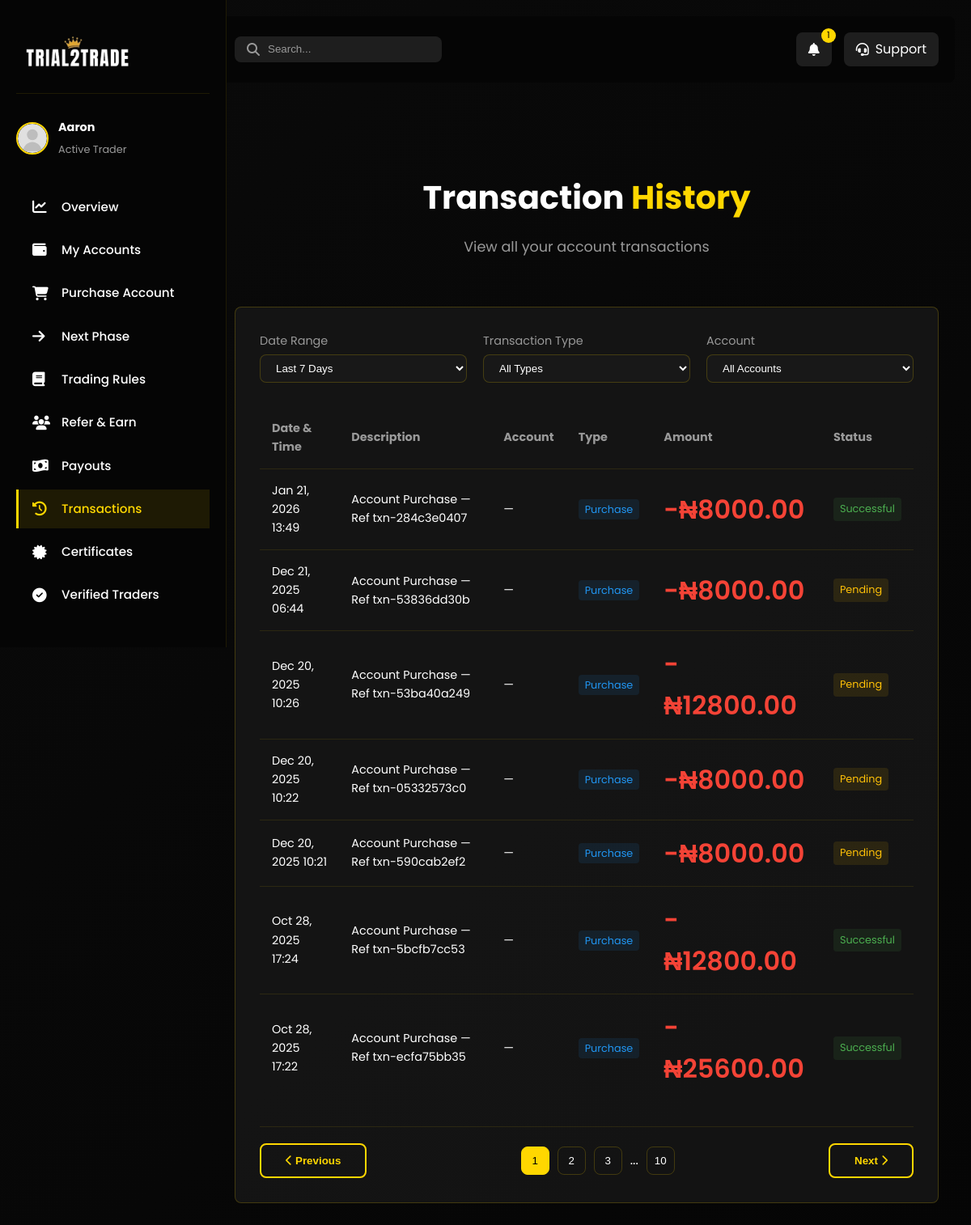
Screenshot of /dashboard-transactions/ (signed in) with the database file from the repository.
### main/models.py (models this page shows, shortened)
class CustomUser(AbstractUser):
    first_name = models.CharField(max_length=20)
    last_name = models.CharField(max_length=20)
    username = models.CharField(max_length=20, unique=True)
    email = models.EmailField(unique=True)
    phone_number = models.CharField(max_length=15, null=True, unique=True)
    email_verification_code = models.CharField(max_length=6, blank=True, null=True)
    email_verification_expires = models.DateTimeField(blank=True, null=True)
    verification_code = models.CharField(max_length=6, null=True, blank=True)
    verification_code_expires = models.DateTimeField(null=True, blank=True)
    password_reset_code = models.CharField(max_length=6, blank=True, null=True)
    password_reset_expires = models.DateTimeField(blank=True, null=True)
    referral_code = models.CharField(max_length=20, unique=True, blank=True, null=True)
    referred_by = models.ForeignKey('self', on_delete=models.SET_NULL, null=True, blank=True, related_name='referrals')
    USERNAME_FIELD = 'email'
    REQUIRED_FIELDS = ['username']
    class Meta:
        verbose_name = 'User'
        verbose_name_plural = 'Users'

class Purchase(models.Model):
    PAYMENT_STATUS_CHOICES = (
        ('pending', 'Pending'),
        ('successful', 'Successful'),
        ('failed', 'Failed'),
    )
    user = models.ForeignKey(CustomUser, on_delete=models.CASCADE, related_name='purchases')
    amount = models.DecimalField(max_digits=10, decimal_places=2)
    tx_ref = models.CharField(max_length=200, unique=True)
    verified = models.BooleanField(default=False)
    created_at = models.DateTimeField(auto_now_add=True)
    payment_status = models.CharField(max_length=20, choices=PAYMENT_STATUS_CHOICES, default='pending')
    flutterwave_reference = models.CharField(max_length=200, blank=True, null=True)
    account = models.OneToOneField(MT5Account, on_delete=models.SET_NULL, null=True, blank=True, related_name='purchase')

### main/views.py (the view)
# urls.py: path('dashboard-transactions/', views.dashboard_transactions, name='dashboard_transactions'),
@login_required(login_url='/login_user')
def dashboard_transactions(request):
    purchases = Purchase.objects.filter(user=request.user).order_by('-created_at')
    return render(request, 'main/dashboard-transactions.html', {'purchases': purchases, 'global_alert': get_active_global_alert()})

### main/context_processors.py (called while the page is built)
def active_discount_code(request):
    active_code = DiscountCode.objects.filter(is_active=True).order_by('-created_at').first()
    return {'active_discount_code': active_code}

def announcement_count(request):
    count = Announcement.objects.filter(is_published=True).count()
    return {'announcement_count': count}

### main/views.py (called while the page is built)
def get_active_global_alert():
    try:
        from .models import GlobalAlert
        return GlobalAlert.objects.filter(is_active=True).order_by('-created_at').first()
    except Exception:
        return None

### main/templates/main/dashboard-transactions.html (shortened to what this page needs)
{% load static %}
<!DOCTYPE html>
<html lang="en">
<head>
    <link rel="stylesheet" href="{% static 'css/style.css' %}">
    <link rel="stylesheet" href="{% static 'css/dashboard.css' %}">
    <link rel="stylesheet" href="{% static 'css/dashboard-nav.css' %}">
    <link rel="stylesheet" href="https://cdnjs.cloudflare.com/ajax/libs/font-awesome/6.4.0/css/all.min.css">
    <link rel="stylesheet" href="{% static 'css/mobile-nav.css' %}">
</head>
<body>
    <nav class="dashboard-nav">
        <div class="nav-logo">
            <img src="{% static 'images/logob.png' %}" alt="Trial2Trade Logo" style="width: 130px; height: 75px;">
        </div>
            <div class="user-info">
                <img src="{% static 'images/avatar-placeholder.svg' %}" alt="User Avatar" class="avatar">
                <div class="user-details">
                    <h4 class="user-name">{{ request.user.first_name|default:request.user.username }}</h4>
                    <span class="user-status">Active Trader</span>
                </div>
            </div>
        <div class="nav-menu">
            <a href="{% url 'index' %}" class="nav-item">
                <i class="fas fa-chart-line"></i>
                <span>Overview</span>
            </a>
            <a href="{% url 'dashboard_accounts' %}" class="nav-item">
                <i class="fas fa-wallet"></i>
                <span>My Accounts</span>
            </a>
            <a href="{% url 'dashboard_purchase' %}" class="nav-item">
                <i class="fas fa-shopping-cart"></i>
                <span>Purchase Account</span>
            </a>
            <a href="{% url 'dashboard_next_phase' %}" class="nav-item">
                <i class="fas fa-arrow-right"></i>
                <span>Next Phase</span>
            </a>
            <a href="{% url 'dashboard_rules' %}" class="nav-item">
                <i class="fas fa-book"></i>
                <span>Trading Rules</span>
            </a>
            <a href="{% url 'dashboard_referral' %}" class="nav-item">
                <i class="fas fa-users"></i>
                <span>Refer & Earn</span>
            </a>
            <a href="{% url 'dashboard_payouts' %}" class="nav-item">
                <i class="fas fa-money-bill-wave"></i>
                <span>Payouts</span>
            </a>
            <a href="{% url 'dashboard_transactions' %}" class="nav-item active">
                <i class="fas fa-history"></i>
                <span>Transactions</span>
            </a>
            <a href="{% url 'dashboard_certificates' %}" class="nav-item">
                <i class="fas fa-certificate"></i>
                <span>Certificates</span>
            </a>
            <a href="{% url 'dashboard_verified_traders' %}" class="nav-item">
                <i class="fas fa-check-circle"></i>
                <span>Verified Traders</span>
            </a>
            <a href="{% url 'logout_user' %}" class="logout-btn">
                <span>Logout</span>
            </a>
        </div>
    </nav>
    <main class="dashboard-content">
        <header class="dashboard-header">
            <div class="header-search">
                <i class="fas fa-search"></i>
                <input type="text" placeholder="Search...">
            </div>
            <div class="header-actions">
                <a href="{% url 'dashboard_announcements' %}" class="notification-btn" style="text-decoration: none;">
                    <i class="fas fa-bell"></i>
                    {% if announcement_count > 0 %}
                    <span class="notification-badge">{{ announcement_count }}</span>
                    {% endif %}
                </a>
                <a href="mailto:info@trial2trade.com" class="support-btn">
                    <i class="fas fa-headset"></i>
                    <span>Support</span>
                </a>
            </div>
        </header>
        <section class="dashboard-section active">
            <div class="section-header">
                <h2>Transaction <span class="highlight">History</span></h2>
                <p>View all your account transactions</p>
            </div>
            <div class="transactions-container">
                <div class="transactions-filters">
                    <div class="filter-group">
                        <label>Date Range</label>
                        <select>
                            <option>Last 7 Days</option>
                        </select>
                    </div>
                    <div class="filter-group">
                        <label>Transaction Type</label>
                        <select>
                            <option>All Types</option>
                        </select>
                    </div>
                    <div class="filter-group">
                        <label>Account</label>
                        <select>
                            <option>All Accounts</option>
                        </select>
                    </div>
                </div>
                <div class="transactions-table">
                    <table>
                        <thead>
                            <tr>
                                <th>Date & Time</th>
                                <th>Description</th>
                                <th>Account</th>
                                <th>Type</th>
                                <th>Amount</th>
                                <th>Status</th>
                            </tr>
                        </thead>
                        <tbody>
                            {% if purchases %}
                            {% for p in purchases %}
                            <tr>
                                <td>{{ p.created_at|date:"M d, Y H:i" }}</td>
                                <td>Account Purchase{% if p.tx_ref %} — Ref {{ p.tx_ref }}{% endif %}</td>
                                <td>
                                    {% if p.account %}
                                        {{ p.account.login }} ({{ p.account.account_size }})
                                    {% else %}
                                        —
                                    {% endif %}
                                </td>
                                <td><span class="transaction-type purchase">Purchase</span></td>
                                <td class="amount negative">-₦{{ p.amount|floatformat:2 }}</td>
                                <td>
                                    <span class="status {% if p.payment_status == 'successful' %}completed{% elif p.payment_status == 'pending' %}pending{% elif p.payment_status == 'failed' %}danger{% else %}pending{% endif %}">{{ p.payment_status|title }}</span>
                                </td>
                            </tr>
                            {% endfor %}
                            {% else %}
                            <tr>
                                <td colspan="6" style="text-align:center;">No transactions yet.</td>
                            </tr>
                            {% endif %}
                        </tbody>
                    </table>
                </div>
                <div class="transactions-pagination">
                    <button class="btn secondary-btn"><i class="fas fa-chevron-left"></i> Previous</button>
                    <div class="page-numbers">
                        <button class="active">1</button>
                        <button>2</button>
                        <button>3</button>
                        <span>...</span>
                        <button>10</button>
                    </div>
                    <button class="btn secondary-btn">Next <i class="fas fa-chevron-right"></i></button>
                </div>
            </div>
        </section>
    </main>
</body>
</html>

### main/static/css/style.css (style rules this page uses)
:root { --primary-color: #FFD700; --primary-light: #FFEB99; --primary-dark: #D4AF37; --secondary-color: #000000; --secondary-light: #333333; --secondary-dark: #000000; --text-light: #FFFFFF; --text-dark: #000000; --text-muted: #999999; --background-dark: #0A0A0A; --background-darker: #050505; --background-light: #1A1A1A; --background-gradient: linear-gradient(135deg, var(--background-dark) 0%, var(--background-darker) 100%); --card-bg: rgba(26, 26, 26, 0.7); --card-border: 1px solid rgba(255, 215, 0, 0.2); --card-shadow: 0 8px 32px rgba(0, 0, 0, 0.5); --success: #4CAF50; --warning: #FFC107; --danger: #F44336; --info: #2196F3; --border-radius-sm: 4px; --border-radius: 8px; --border-radius-lg: 16px; --transition-fast: 0.2s ease; --transition-normal: 0.3s ease; --transition-slow: 0.5s ease; --glow-effect: 0 0 10px rgba(255, 215, 0, 0.5), 0 0 20px rgba(255, 215, 0, 0.3); }
* { margin: 0; padding: 0; box-sizing: border-box; }
html { scroll-behavior: smooth; }
body { font-family: 'Poppins', sans-serif; background: var(--background-gradient); color: var(--text-light); line-height: 1.6; overflow-x: hidden; }
a { text-decoration: none; color: var(--text-light); transition: var(--transition-fast); }
img { max-width: 100%; height: auto; }
section { padding: 80px 20px; position: relative; }
.section-header { text-align: center; margin-bottom: 60px; }
.section-header h2 { font-size: 2.5rem; font-weight: 700; margin-bottom: 15px; position: relative; display: inline-block; }
.section-header p { font-size: 1.1rem; color: var(--text-muted); max-width: 700px; margin: 0 auto; }
.highlight { color: var(--primary-color); position: relative; }
.highlight::after { content: ''; position: absolute; bottom: -5px; left: 0; width: 100%; height: 2px; background: var(--primary-color); transform: scaleX(0); transform-origin: right; transition: transform 0.5s ease; }
.btn { display: inline-block; padding: 12px 30px; border-radius: var(--border-radius); font-weight: 600; text-align: center; cursor: pointer; transition: var(--transition-normal); border: none; outline: none; position: relative; overflow: hidden; z-index: 1; }
.btn::before { content: ''; position: absolute; top: 0; left: -100%; width: 100%; height: 100%; background: rgba(255, 255, 255, 0.1); transition: var(--transition-normal); z-index: -1; }
.secondary-btn { background: transparent; color: var(--primary-color); border: 2px solid var(--primary-color); }
.nav-item { font-weight: 500; position: relative; padding: 5px 0; }
.nav-item::after { content: ''; position: absolute; bottom: 0; left: 0; width: 100%; height: 2px; background: var(--primary-color); transform: scaleX(0); transform-origin: right; transition: transform 0.3s ease; }
.amount { font-size: 2rem; font-weight: 700; color: var(--primary-color); }

### main/static/css/dashboard-nav.css (style rules this page uses)
.dashboard-nav { position: fixed; left: 0; top: 0; height: 100vh; width: 250px; background: #1a1a1a; padding: 20px; transition: all 0.3s ease; z-index: 1000; }
.nav-logo { display: flex; align-items: center; padding: 10px; margin-bottom: 30px; }
.nav-logo img { width: 40px; height: 40px; }
.nav-item { margin-bottom: 5px; }
.dashboard-content { margin-left: 250px; padding: 20px; transition: all 0.3s ease; }

### main/static/css/mobile-nav.css (style rules this page uses)
.dashboard-nav { width: 280px; background: var(--background-darker); border-right: 1px solid rgba(255, 215, 0, 0.1); display: flex; flex-direction: column; height: 100vh; z-index: 1000; }
.nav-menu { padding: 20px 0; flex-grow: 1; overflow-y: auto; }
.nav-item { display: flex; align-items: center; padding: 12px 20px; color: var(--text-light); text-decoration: none; transition: var(--transition-fast); position: relative; }
.nav-item i { width: 24px; margin-right: 12px; font-size: 1.1rem; }
.nav-item span { font-size: 0.95rem; display: block; }

### rows the page displays
CustomUser: user.first_name "Aaron"
Purchase: created_at "Jan 21, 2026 13:49", tx_ref "txn-284c3e0407", amount "8000.00", payment_status "Successful"
Purchase: created_at "Dec 21, 2025 06:44", tx_ref "txn-53836dd30b", amount "8000.00", payment_status "Pending"
Purchase: created_at "Dec 20, 2025 10:26", tx_ref "txn-53ba40a249", amount "12800.00", payment_status "Pending"
Purchase: created_at "Dec 20, 2025 10:22", tx_ref "txn-05332573c0", amount "8000.00", payment_status "Pending"
Purchase: created_at "Dec 20, 2025 10:21", tx_ref "txn-590cab2ef2", amount "8000.00", payment_status "Pending"
Purchase: created_at "Oct 28, 2025 17:24", tx_ref "txn-5bcfb7cc53", amount "12800.00", payment_status "Successful"
Purchase: created_at "Oct 28, 2025 17:22", tx_ref "txn-ecfa75bb35", amount "25600.00", payment_status "Successful"

### other values shown
{{ announcement_count }} "1"
